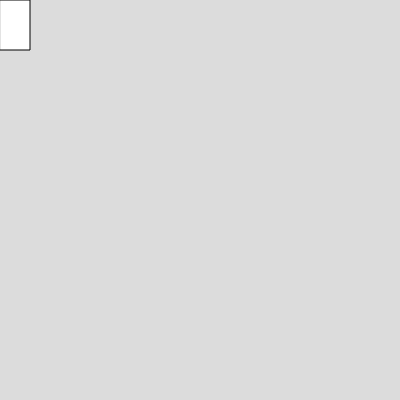
Frame 1 (no input)
Frame 60 (no input): identical to frame 1, image omitted
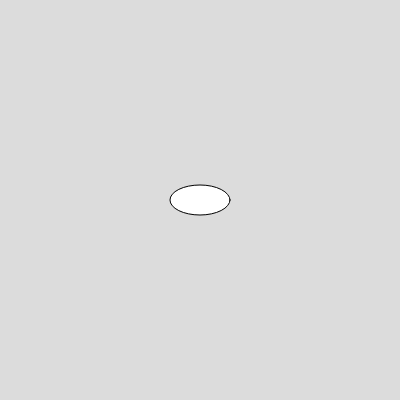
Frame 120 (the mouse pressed at the canvas centre since frame 60)

The p5.js sketch that drew these frames (run headless with seeded random() and noise() and a simulated clock; from frame 60 on, the mouse is pressed at the canvas centre):

// p5.js sketch
// ── sketch.js

function setup() {
  // put setup code here
  createCanvas(400, 400);

}

function draw() {
  // put drawing code here
  background(220);

//Tegne rektangel øverst til høyre
  if(mouseX < 200 && mouseY < height/2) {
    rect(mouseX, mouseY, 30, 50);
  }
  //Tegne sirkel øverst til venstre
  else if (mouseX > 200 && mouseY < height/2) {
    circle(mouseX, mouseY, 30);
  }
  //Tegne ellipse nede
  else {
    ellipse(mouseX, mouseY, 60, 30);
  }

}
